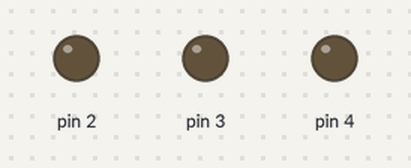
The sketch below on a simulated Arduino Uno, built with avr-gcc and run on an emulated ATmega328P. On the bench: output pins drawn as LEDs (lit = HIGH).

Above: at 0.15 s.
At 0.9 s:
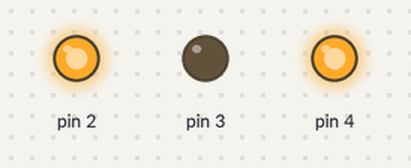
At 1.1 s:
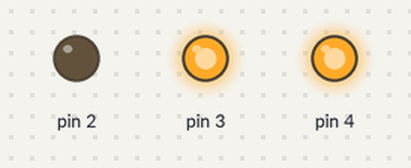
At 1.9 s:
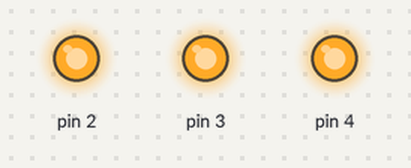
At 2.25 s:
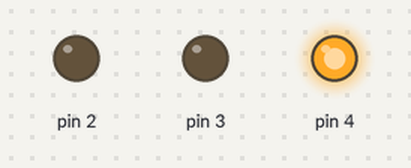
At 2.6 s:
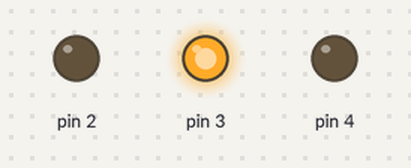
Timing chart, 0 to 3.0 s (numbered marks = the images above):
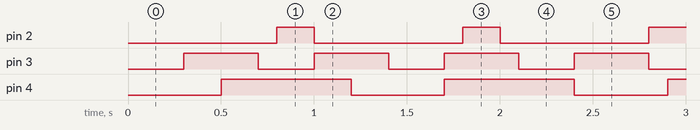

The sketch:

MultiTasking_LED3_usingClass.ino
```cpp
// 2018271166 이준형 학생입니다.

class tSchedule
{
  // 변수 선언
  int dPIN;
  long onTime;
  long offTime;
  int dState;
  unsigned long pMillis;
  public:
  tSchedule(int pin, long onT, long offT);  // 3개의 Argument를 받는 생성자.
  void update();  // 연결된 LED의 현재(cMillis) 시간, 이전(pMillis) 시간을 통해 onT과 offT를 비교하여 LED를 점등하는 함수이다.
};

void tSchedule::update()
{
  unsigned long cMillis = millis();
  if((dState == HIGH) && (cMillis - pMillis >= onTime))
  {
    dState = LOW;
    pMillis = cMillis;
    digitalWrite(dPIN, dState);
  }
  else if((dState == LOW) && (cMillis - pMillis >= offTime))
  {
    dState = HIGH;
    pMillis = cMillis;
    digitalWrite(dPIN, dState);
  }
}

tSchedule::tSchedule(int pin, long onT, long offT)   // tSchedule의 3개의 Argument를 받는 생성자이다.
{                                                    // 생성자를 하나 선언하였으므로 default 생성자는 만들어지지 않는다.
  dPIN = pin;
  pinMode(dPIN, OUTPUT);
  onTime = onT;
  offTime = offT;
  dState = LOW;
  pMillis = 0;
}

tSchedule LED1(2, 200, 800);  // LED1을 2번 pin에 연결하였고, ON : 200, OFF : 800
tSchedule LED2(3, 400, 300);  // LED2을 3번 pin에 연결하였고, ON : 400, OFF : 300
tSchedule LED3(4, 700, 500);  // LED3을 4번 pin에 연결하였고, ON : 700, OFF : 500

void setup() {
  // put your setup code here, to run once:
}

void loop() {
  // put your main code here, to run repeatedly:
  unsigned long currentMillis = millis();
  LED1.update();
  LED2.update();
  LED3.update();
}
```

Measured:
- by itself, pin 2: alternates HIGH for 0.20 s and LOW for 0.80 s
- by itself, pin 3: alternates HIGH for 0.40 s and LOW for 0.30 s
- by itself, pin 4: alternates HIGH for 0.70 s and LOW for 0.50 s
